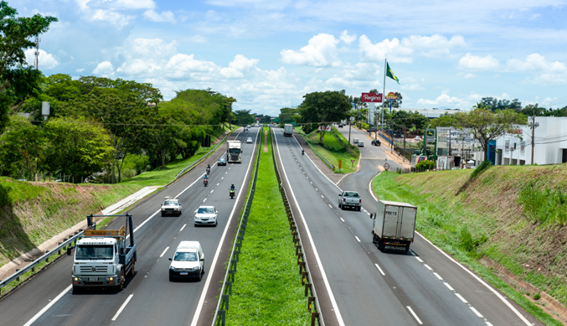
#> input picture openRotate/rodovia.png, 567 x 326 px
$ python openRotate.py
#> lines starting #> are read from the running program, lines starting #| are printed output that depends on the picture
#Rotacionando uma imagem

import cv2
img = cv2.imread('rodovia.png')
#> img is the input picture: shape (326, 567, 3); mean B, G, R 132.9, 150.9, 132.9

(alt, lar) = img.shape[:2]  # captura altura e largura
#> alt = 326; lar = 567
centro = (lar // 2, alt // 2)  # acha o centro
#> centro = (283, 163)

M = cv2.getRotationMatrix2D(centro, 50, 2.0)

img_rotacionada = cv2.warpAffine(img, M, (lar, alt))
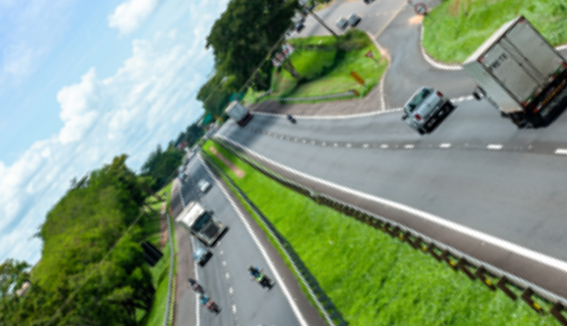
#> img_rotacionada: shape (326, 567, 3); mean B, G, R 124, 148.8, 128.4

cv2.imshow("Imagem rotacionada ", img_rotacionada)
cv2.imwrite("rotacionada.jpg", img_rotacionada)
cv2.waitKey(0)
